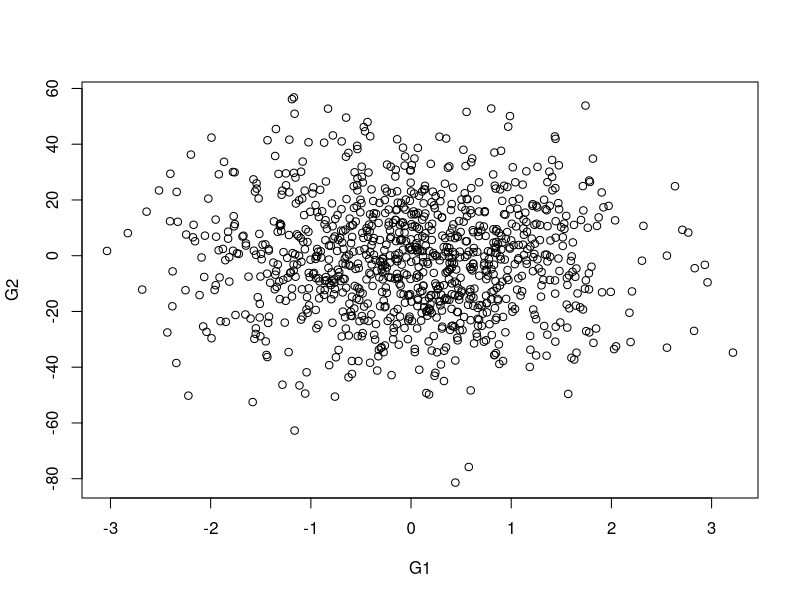
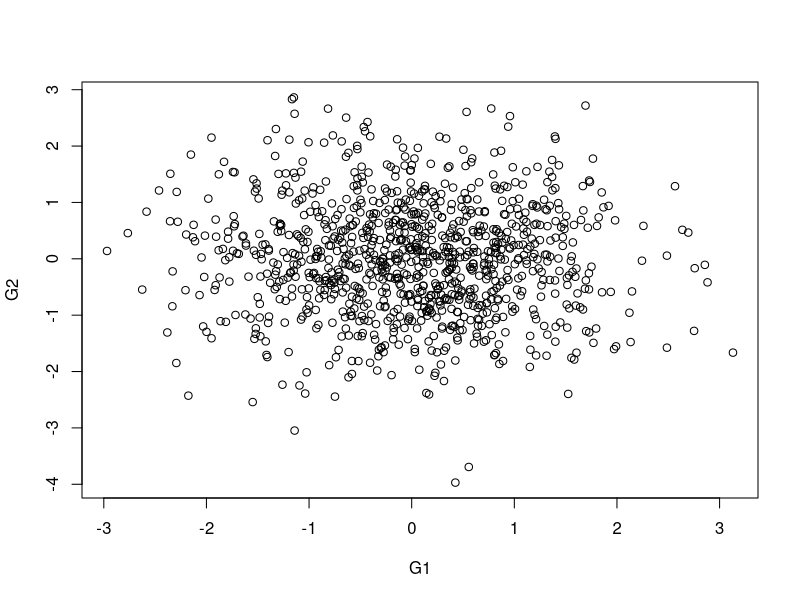
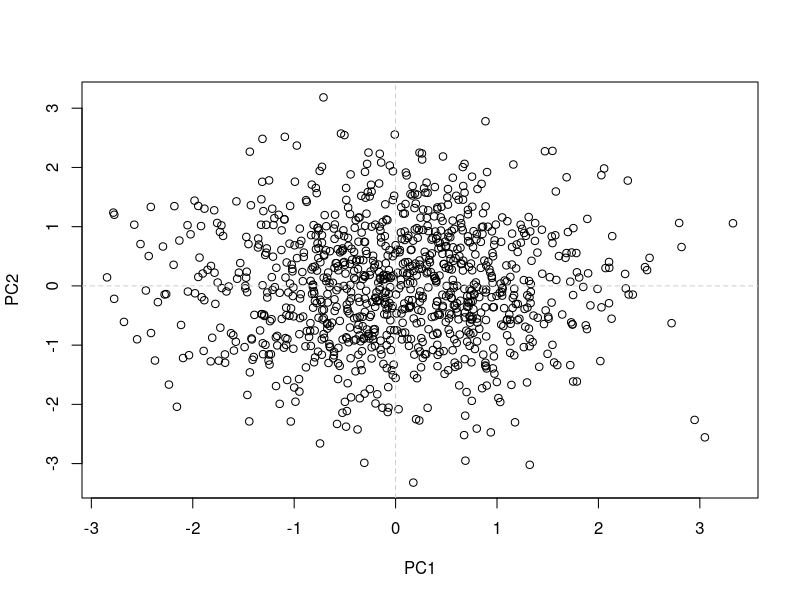
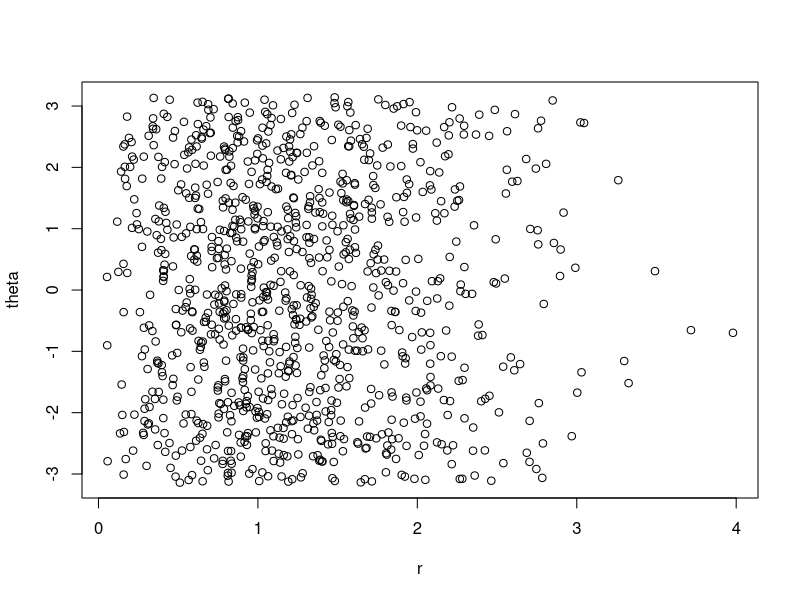
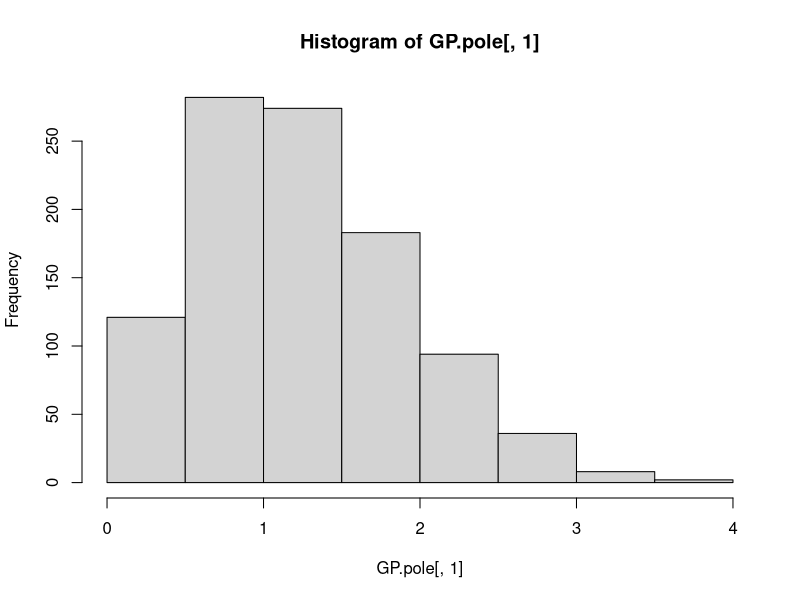

Recreate these plots in R, in order.
library(matrixStats)

G1 <- rnorm(1000)
G2 <- rnorm(1000)*20
GP <- rbind(G1, G2)
plot(t(GP))
center.scale <- function(data)  (data - rowMeans(data)) / sqrt(rowVars(data))
GP.scaled <- center.scale( GP )
plot(t(GP.scaled))
pca <- prcomp(t(GP.scaled))
# pca$x = t(GP.scaled) %*% pca$rotation

pca.rotated <- t(GP.scaled) %*% pca$rotation
pca.rotated.scaled <- t( t(pca.rotated) / pca$sdev )
plot(pca.rotated.scaled)
abline(v=0,h=0,lty=2,col="grey80")

cart2pol <- function(data) {
  do.call(rbind, sapply(1:nrow(data), function(x) {
    r <- sqrt(data[x,1]^2 + data[x,2]^2)
    theta <- atan(data[x,2] / data[x,1])
    if(data[x,2]<0 & data[x,1]<0) {theta=theta-pi}
    if(data[x,2]>0 & data[x,1]<0) {theta=theta+pi}
    return(cbind(r, theta))
  }, simplify=F))
}

GP.pole <- cart2pol(pca.rotated.scaled)
plot(GP.pole)
hist(GP.pole[,1])
